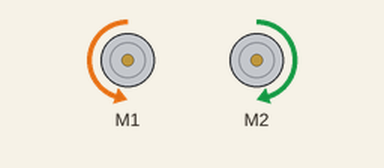
Recording of a sketch running on a simulated Arduino Uno, built with avr-gcc and run on an emulated ATmega328P. On the bench: 2 × DC motor (green arrow = forward, orange = backward, longer = faster).

Above: at 0.9 s.
At 5.7 s:
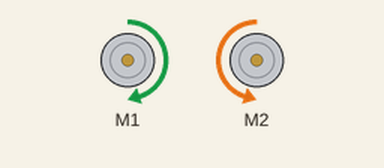
At 8.1 s:
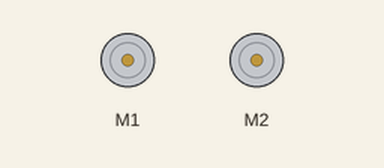
Timing chart, 0 to 12.5 s (numbered marks = the images above):
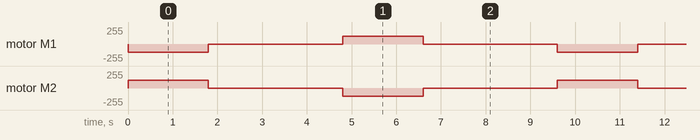

Measured:
- by itself, motor M1: repeats every 9.6 s: stopped 3.0 s, forward 120/255 1.8 s, stopped 3.0 s, backward 120/255 1.8 s
- by itself, motor M2: repeats every 9.6 s: stopped 3.0 s, backward 120/255 1.8 s, stopped 3.0 s, forward 120/255 1.8 s

The sketch:

turn90degrees.pde
```cpp
#include <AFMotor.h>

AF_DCMotor mR(1, MOTOR12_2KHZ);
AF_DCMotor mL(2, MOTOR12_2KHZ);
#define motorSpeed 120//0 is stopped, full speed is 255;

#define turnMS 1800 //number of miliseconds it takes to do a 90 degree turn

// Functions for moving
void forward(long d){
    mR.run(FORWARD);
    mL.run(FORWARD);
    delay(d);
}

void back(int d){
    mR.run(BACKWARD);
    mL.run(BACKWARD);
  delay(d);
}

void right(int d){
    mL.run(FORWARD);
    mR.run(BACKWARD);
  delay(d);
}

void left(int d){
    mR.run(FORWARD);
    mL.run(BACKWARD);
  delay(d);
}

void halt(){
    mR.run(RELEASE);// motor is stopped
    mL.run(RELEASE);// motor is stopped
}

void setup() {
  mR.setSpeed(motorSpeed);//0 is stopped, full speed is 255;
  mL.setSpeed(motorSpeed);
}

void loop(){
  right(turnMS);
  halt();
  delay(3000);
  left(turnMS);
  halt();
  delay(3000);
}
```
